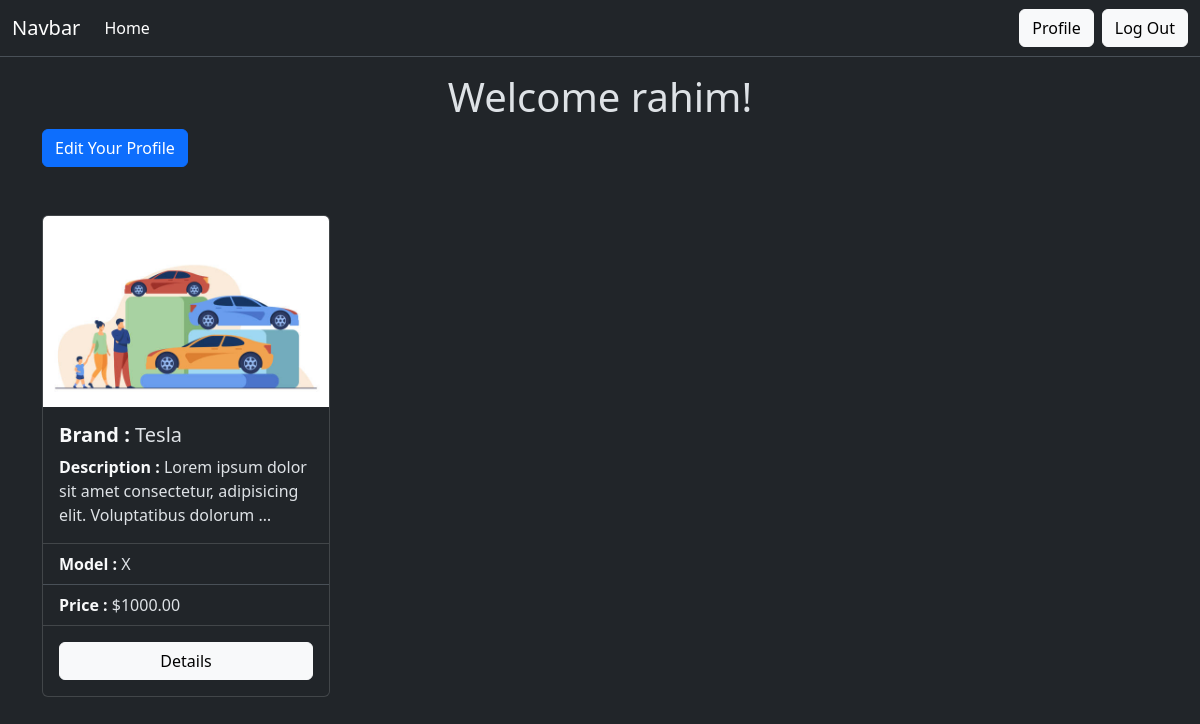
The app's page /auth_app/profile/ (signed in), older data.
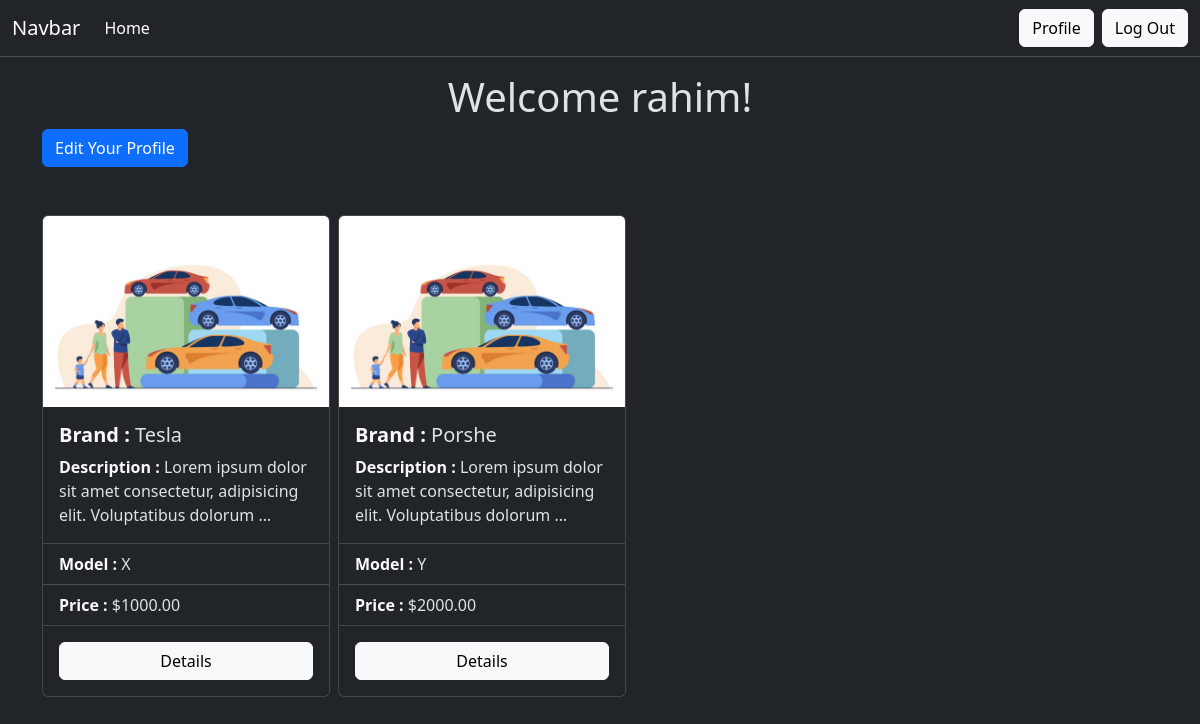
The same page, newer data.
### car/models.py (models this page shows, shortened)
class Car(models.Model):
    model_name = models.CharField(max_length=30)
    brand_name = models.ForeignKey(Brand, on_delete=models.CASCADE)
    description = models.TextField()
    quantity = models.PositiveIntegerField(default=0)
    price = models.DecimalField(max_digits=10, decimal_places=2, default=0.00)
    image = models.ImageField(upload_to="car/media/uploads/", blank=True, null=True)

### brand/models.py (models this page shows)
class Brand(models.Model):
    brand_name = models.CharField(max_length=30)
    slug = models.SlugField(max_length=100, unique=True, null=True, blank=True)
    def __str__(self):
        return self.brand_name

### auth_app/views.py (the view)
# urls.py: path("profile/", views.profile, name="profile"),
@login_required
def profile(request):
    current_user = request.user
    owner_instance = get_object_or_404(Owner, owner=current_user)
    return render(request, "profile.html", {"data": owner_instance})

### owner_app/models.py (called while the page is built)
    def __str__(self):
        return self.owner.username

### auth_app/templates/profile.html
{% extends 'base.html' %}
{% block content %}
  <h1 class="text-center">Welcome {{ data }}!</h1>
  <div>
    <a class="btn btn-primary" href="{% url 'edit_profile' %}">Edit Your Profile</a>
  </div>
  <div class="mt-5 d-flex flex-wrap gap-2">
    {% for car in data.purchased_cars.all %}
      <div class="card" style="width: 18rem;">
        <img src="{{ car.image.url }}" class="card-img-top" alt="..." />
        <div class="card-body">
          <h5 class="card-title"><b class="text-light">Brand :</b> {{ car.brand_name }}</h5>
          <p class="card-text">
            <b class="text-light">Description :</b> {{ car.description|truncatewords:10 }}
          </p>
        </div>
        <ul class="list-group list-group-flush">
          <li class="list-group-item">
            <b class="text-light">Model :</b> {{ car.model_name }}
          </li>
          <li class="list-group-item">
            <b class="text-light">Price :</b> ${{ car.price }}
          </li>
        </ul>
        <div class="card-body d-grid">
          <a href="{% url 'car_details' car.id %}" class="btn btn-light">Details</a>
        </div>
      </div>
    {% endfor %}
  </div>
{% endblock %}

Row changes from the older to the newer data that the page shows:
now on this page (row edited): Car: image (picture), brand_name "Porshe", description "Lorem ipsum dolor sit amet consectetur, adipisicing elit. Voluptatibus dolorum …", model_name "Y", price "2000.00"
